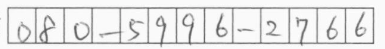
#> input picture sample/cut_boxes/Doc0001/ex4.png, 385 x 49 px
$ python test.py   (older library calls are emulated)
#> lines starting #> are read from the running program, lines starting #| are printed output that depends on the picture; after the words box and inside, x2 and y2 are one past the last pixel; in counts of white or black regions, pixels touching at a corner belong together
### FindRectangle.py
import cv2
import numpy as np

##########
# Return a list of non-overlapped rectangle boxes on the image
##########
def FindRectangle(img):
        ret, thresh = cv2. threshold(img, 0, 255, cv2.THRESH_BINARY_INV + cv2.THRESH_OTSU)
        _, contours, _ = cv2.findContours(thresh, cv2.RETR_TREE, cv2.CHAIN_APPROX_SIMPLE)
        contours = (sorted(contours, key=lambda x: cv2.contourArea(x), reverse=True))[1:]
        no_overlap_rects = []
        for cnt in contours:
                approx = cv2.approxPolyDP(cnt,0.01*cv2.arcLength(cnt,True),True)
                if (len(approx) >= 4):
                        rect = cv2.boundingRect(cnt)
                        x,y,w,h = rect
                        if (len(no_overlap_rects) == 0):
                                no_overlap_rects.append(rect)
                        else:
                                for i in range(len(no_overlap_rects)):
                                        xn, yn, wn, hn = no_overlap_rects[i]
                                        overlapped_in = ((x + w >= xn + wn) and (x <= xn) and (y <= yn) and (y + h >= yn))
                                        overlapped_out = ((xn + wn >= x + w) and (xn <= x) and (yn <= y) and (yn + hn >= y + h))
                                        if (overlapped_in):
                                                no_overlap_rects[i] = rect
                                                break
                                        elif (overlapped_out):
                                                break
                                        else:
                                                if (i == len(no_overlap_rects)-1):
                                                        no_overlap_rects.append(rect)
        return no_overlap_rects

### FindContoursRect.py
import cv2 as cv

#########
# Find the contour with the second largest area.
# Since contour with the largest area is the whole image
#########

def FindContoursRect(im):
    ret, thresh = cv.threshold(im, 0, 255, cv.THRESH_BINARY_INV + cv.THRESH_OTSU)
    _, cnts, _ = cv.findContours(thresh, cv.RETR_EXTERNAL, cv.CHAIN_APPROX_SIMPLE)
    cSorted = sorted(cnts, key=lambda x: cv.contourArea(x), reverse=True)
    if (len(cSorted) == 1):
        return cv.boundingRect(cSorted[0])
    else:
        return cv.boundingRect(cSorted[1])

### adjust_img.py
import numpy as np
import cv2 as cv

def adjust_img(img):
    w = img.shape[1]
    h = img.shape[0]
    pad = np.zeros((h+14,w+14))
    pad += 255
    pad[7:h+7, 7:w+7] = img
    cv.imwrite('adjusted_img.jpg', pad)

### predict_img.py
from CNN_Model.mnist_classifier1 import mnist_classifier
import tensorflow as tf
import numpy as np
import cv2 as cv

#########
# Function to predict a single number
# Input image should be in grayscale
#########
def predict_img(im, iwhite_background):
    if iwhite_background:
        imarr = np.asarray(255-im, dtype=np.float32)
    else:
        imarr = np.asarray(im, dtype=np.float32)

    imarr = imarr / 255.0
    pred_data_fn = tf.estimator.inputs.numpy_input_fn(
        x = {"x": imarr}, shuffle=False)
    result = next(mnist_classifier.predict(
                    input_fn= pred_data_fn
                ))
    result_class = result['classes']
    result_prob = result['probabilities']
    if (result_prob[result_class] >= 0.4):
        print("There is a {}% chance that the image displays number {}".format(
                str(round(result_prob[result_class] * 100, 2)),
                str(result_class))
        )
    else:
        print("This may not be a number")
    return result_class, result_prob[result_class]
    # [6 lines of commented-out code are left out]

### test.py
import cv2 as cv
import os
from predict_img import predict_img
from FindRectangle import FindRectangle
from FindContoursRect import FindContoursRect
from BestBoundingRect import BestBoundingRect
from adjust_img import adjust_img
import numpy as np

def step2(image):
    return FindRectangle(image)

def step3(image, rect):
    xs,ys,ws,hs = rect
    image = image[ys:ys+hs, xs:xs+ws]
    adjust_img(image)
    image = cv.imread("adjusted_img.jpg", 0)
    image = cv.resize(image, (28,28))
    cl, pr = predict_img(image, iwhite_background=True)
    return cl, pr

if __name__ == '__main__':
    img_path = "sample/cut_boxes/Doc0001/ex4.png"
    img = cv.imread(img_path, 0)
#> img: shape (49, 385); min 80, max 255, mean 230.3
    rects = step2(img)
#> in FindRectangle, `ret, thresh = cv2. threshold(img, 0, 255, cv2.THRESH_BINARY_INV + cv2...`:
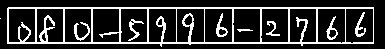
#> thresh: shape (49, 385); 18.4% white in thin lines or dots, all inside (x1, y1, x2, y2) = (0, 7, 374, 47)
#> in FindRectangle, `ret, thresh = cv2. threshold(img, 0, 255, cv2.THRESH_BINARY_INV + cv2...`: ret = 202
#> in FindRectangle, `_, contours, _ = cv2.findContours(thresh, cv2.RETR_TREE, cv2.CHAIN_APP..`: contours = 28 contours, 3 with area under 20; largest, box (x1, y1, x2, y2) and area: (7, 7, 374, 47) 13184, (345, 8, 374, 44) 952, (317, 8, 346, 44) 951, (204, 8, 233, 43) 950, (260, 8, 289, 43) 918
#> in FindRectangle, `contours = (sorted(contours, key=lambda x: cv2.contourArea(x), reverse..`: contours = 27 contours, 3 with area under 20; largest, box (x1, y1, x2, y2) and area: (345, 8, 374, 44) 952, (317, 8, 346, 44) 951, (204, 8, 233, 43) 950, (260, 8, 289, 43) 918, (232, 8, 261, 43) 918
#> the loop in FindRectangle, `for cnt in contours:` made 27 passes
#> (approx, x, y, w, h) on passes 2, 3, 4, 6, 7: ([[318, 8], [345, 9], [344, 42], [317, 41]], 317, 8, 29, 36), ([[205, 8], [232, 9], [231, 42], [204, 41]], 204, 8, 29, 35), ([[262, 8], [288, 9], [287, 42], [261, 41]], 260, 8, 29, 35), ([[65, 8], [91, 9], [90, 42], [64, 41]], 64, 8, 28, 35), ([[121, 8], [147, 9], [146, 42], [120, 41]], 120, 8, 28, 35)
#> (x, y, w, h) on passes 1, 5, 8, 9, 10, 11: (345, 8, 29, 36), (232, 8, 29, 35), (92, 8, 28, 35), (148, 8, 29, 35), (8, 8, 28, 35), (289, 8, 28, 35)
#> after the loop in FindRectangle, `for cnt in contours:`: no_overlap_rects = [(345, 8, 29, 36), (317, 8, 29, 36), (204, 8, 29, 35), (260, 8, 29, 35), (232, 8, 29, 35), (64, 8, 28, 35), (120, 8, 28, 35), (92, 8, 28, 35), (148, 8, 29, 35), (8, 8, 28, 35), (289, 8, 28, 35), (176, 8, 29, 35), (36, 8, 28, 35)]
#> rects has the same summary as no_overlap_rects in FindRectangle
    print(len(rects))
#| 13
    for rect in rects:
        x,y,w,h = rect
#> x = 345; y = 8; w = 29; h = 36
        cropped_img = img[y+3:y+h-3, x+3:x+w-3]
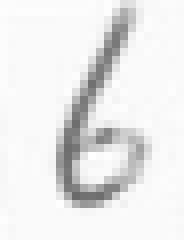
#> cropped_img: shape (30, 23) (shown 8 times larger); min 106, max 254, mean 234
        rect_s = FindContoursRect(cropped_img)
#> in FindContoursRect, `ret, thresh = cv.threshold(im, 0, 255, cv.THRESH_BINARY_INV + cv.THRES..`:
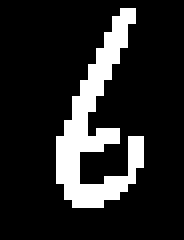
#> thresh: shape (30, 23) (shown 8 times larger); 15.4% white in thin lines or dots, all inside (x1, y1, x2, y2) = (7, 1, 18, 26)
#> in FindContoursRect, `ret, thresh = cv.threshold(im, 0, 255, cv.THRESH_BINARY_INV + cv.THRES..`: ret = 202
#> in FindContoursRect, `_, cnts, _ = cv.findContours(thresh, cv.RETR_EXTERNAL, cv.CHAIN_APPROX..`: cnts = 1 contour; box (x1, y1, x2, y2) and area: (7, 1, 18, 26) 66
#> in FindContoursRect, `cSorted = sorted(cnts, key=lambda x: cv.contourArea(x), reverse=True)`: cSorted has the same summary as cnts
#> rect_s = (7, 1, 11, 25)
        result_cl, result_pr = step3(cropped_img, rect_s)
#> in step3, `xs,ys,ws,hs = rect`: xs = 7; ys = 1; ws = 11; hs = 25
#> in adjust_img, `pad[7:h+7, 7:w+7] = img`:
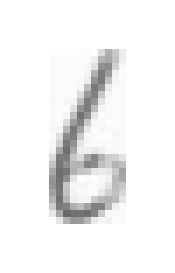
#> pad: shape (39, 25) float64 (shown 7 times larger); min 106, max 255, mean 242.4
#> in step3, `image = cv.resize(image, (28,28))`:
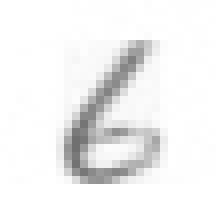
#> image: shape (28, 28) (shown 8 times larger); min 112, max 255, mean 242.2
#> in predict_img, `imarr = np.asarray(255-im, dtype=np.float32)`:
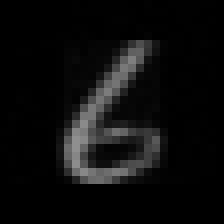
#> imarr: shape (28, 28) float32 (shown 8 times larger); min 0, max 143, mean 12.8
#> (the run stopped early here; a loop or call above may not have finished)

$ run again, with sample/cut_boxes/Doc0001/ex1.png copied over sample/cut_boxes/Doc0001/ex4.png
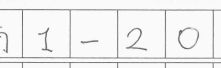
#> input picture sample/cut_boxes/Doc0001/ex1.png, 221 x 68 px
#> in FindRectangle, `ret, thresh = cv2. threshold(img, 0, 255, cv2.THRESH_BINARY_INV + cv2...`:
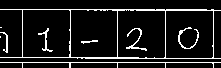
#> thresh: shape (68, 221); 9.8% white in thin lines or dots, all inside (x1, y1, x2, y2) = (0, 9, 221, 68)
#> in FindRectangle, `ret, thresh = cv2. threshold(img, 0, 255, cv2.THRESH_BINARY_INV + cv2...`: ret = 202
#> in FindRectangle, `_, contours, _ = cv2.findContours(thresh, cv2.RETR_TREE, cv2.CHAIN_APP..`: contours = 13 contours, 4 with area under 20; largest, box (x1, y1, x2, y2) and area: (0, 9, 221, 59) 9296, (165, 10, 214, 59) 2298, (22, 9, 71, 58) 2286, (117, 9, 166, 59) 2281, (70, 9, 118, 58) 2238
#> in FindRectangle, `contours = (sorted(contours, key=lambda x: cv2.contourArea(x), reverse..`: contours = 12 contours, 4 with area under 20; largest, box (x1, y1, x2, y2) and area: (165, 10, 214, 59) 2298, (22, 9, 71, 58) 2286, (117, 9, 166, 59) 2281, (70, 9, 118, 58) 2238, (126, 28, 147, 51) 48, (178, 27, 199, 49) 46, (38, 28, 53, 52) 38, (0, 32, 8, 53) 23
#> the loop in FindRectangle, `for cnt in contours:` made 12 passes
#> (approx, x, y, w, h) on passes 3 to 4: ([[118, 10], [165, 11], [163, 58], [117, 56]], 117, 9, 49, 50), ([[70, 10], [116, 10], [117, 56], [71, 57]], 70, 9, 48, 49)
#> after the loop in FindRectangle, `for cnt in contours:`: no_overlap_rects = [(165, 10, 49, 49), (22, 9, 49, 49), (117, 9, 49, 50), (70, 9, 48, 49), (0, 32, 8, 21), (0, 62, 221, 6)]
#> rects has the same summary as no_overlap_rects in FindRectangle
#| 6
#> `x,y,w,h = rect`: x = 165; y = 10; w = 49
#> in FindContoursRect, `ret, thresh = cv.threshold(im, 0, 255, cv.THRESH_BINARY_INV + cv.THRES..`: ret = 201
#> cnts = 1 contour; box (x1, y1, x2, y2) and area: (10, 14, 31, 36) 45
#> cSorted has the same summary as cnts
#> rect_s = (10, 14, 21, 22)
#> xs = 10; ys = 14; ws = 21; hs = 22
#> in predict_img, `imarr = np.asarray(255-im, dtype=np.float32)`:
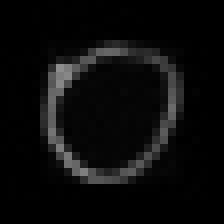
#> imarr: shape (28, 28) float32 (shown 8 times larger); min 0, max 141, mean 11.1

$ run again, with sample/cut_boxes/Doc0001/ex2.png copied over sample/cut_boxes/Doc0001/ex4.png
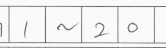
#> input picture sample/cut_boxes/Doc0001/ex2.png, 166 x 48 px
#> in FindRectangle, `ret, thresh = cv2. threshold(img, 0, 255, cv2.THRESH_BINARY_INV + cv2...`:
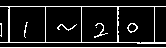
#> thresh: shape (48, 166); 11.6% white in thin lines or dots, all inside (x1, y1, x2, y2) = (0, 6, 166, 48)
#> in FindRectangle, `ret, thresh = cv2. threshold(img, 0, 255, cv2.THRESH_BINARY_INV + cv2...`: ret = 199
#> in FindRectangle, `_, contours, _ = cv2.findContours(thresh, cv2.RETR_TREE, cv2.CHAIN_APP..`: contours = 13 contours, 6 with area under 20; largest, box (x1, y1, x2, y2) and area: (0, 6, 166, 44) 5286, (117, 6, 155, 44) 1307, (81, 6, 118, 43) 1294, (45, 6, 82, 43) 1294, (9, 6, 46, 43) 1294, (127, 23, 138, 33) 64, (128, 23, 137, 32) 48
#> in FindRectangle, `contours = (sorted(contours, key=lambda x: cv2.contourArea(x), reverse..`: contours = 12 contours, 6 with area under 20; largest, box (x1, y1, x2, y2) and area: (117, 6, 155, 44) 1307, (81, 6, 118, 43) 1294, (45, 6, 82, 43) 1294, (9, 6, 46, 43) 1294, (127, 23, 138, 33) 64, (128, 23, 137, 32) 48
#> the loop in FindRectangle, `for cnt in contours:` made 12 passes
#> (approx, x, y, w, h) on passes 2 to 4: ([[81, 7], [116, 6], [117, 41], [82, 42]], 81, 6, 37, 37), ([[45, 7], [80, 6], [81, 41], [46, 42]], 45, 6, 37, 37), ([[9, 7], [44, 6], [45, 41], [10, 42]], 9, 6, 37, 37)
#> after the loop in FindRectangle, `for cnt in contours:`: no_overlap_rects = [(117, 6, 38, 38), (81, 6, 37, 37), (45, 6, 37, 37), (9, 6, 37, 37), (0, 23, 2, 14)]
#> rects has the same summary as no_overlap_rects in FindRectangle
#| 5
#> `x,y,w,h = rect`: x = 117; y = 6; w = 38
#> in FindContoursRect, `ret, thresh = cv.threshold(im, 0, 255, cv.THRESH_BINARY_INV + cv.THRES..`: ret = 197
#> cnts = 1 contour; box (x1, y1, x2, y2) and area: (7, 14, 18, 24) 64
#> cSorted has the same summary as cnts
#> rect_s = (7, 14, 11, 10)
#> xs = 7; ys = 14; ws = 11; hs = 10
#> in predict_img, `imarr = np.asarray(255-im, dtype=np.float32)`:
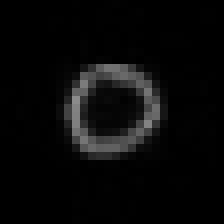
#> imarr: shape (28, 28) float32 (shown 8 times larger); min 0, max 139, mean 8.9

$ run again, with sample/cut_boxes/Doc0001/ex3.png copied over sample/cut_boxes/Doc0001/ex4.png
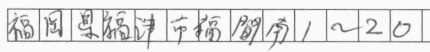
#> input picture sample/cut_boxes/Doc0001/ex3.png, 430 x 52 px
#> in FindRectangle, `ret, thresh = cv2. threshold(img, 0, 255, cv2.THRESH_BINARY_INV + cv2...`:
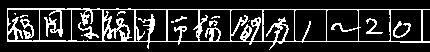
#> thresh: shape (52, 430); 17.6% white in thin lines or dots, all inside (x1, y1, x2, y2) = (7, 8, 430, 50)
#> in FindRectangle, `ret, thresh = cv2. threshold(img, 0, 255, cv2.THRESH_BINARY_INV + cv2...`: ret = 194
#> in FindRectangle, `_, contours, _ = cv2.findContours(thresh, cv2.RETR_TREE, cv2.CHAIN_APP..`: contours = 52 contours, 26 with area under 20; largest, box (x1, y1, x2, y2) and area: (7, 8, 430, 50) 13430, (358, 9, 391, 42) 1002, (294, 9, 327, 42) 996, (390, 9, 422, 42) 990, (326, 9, 359, 42) 979
#> in FindRectangle, `contours = (sorted(contours, key=lambda x: cv2.contourArea(x), reverse..`: contours = 51 contours, 26 with area under 20; largest, box (x1, y1, x2, y2) and area: (358, 9, 391, 42) 1002, (294, 9, 327, 42) 996, (390, 9, 422, 42) 990, (326, 9, 359, 42) 979, (71, 9, 103, 42) 915
#> the loop in FindRectangle, `for cnt in contours:` made 51 passes
#> (approx, x, y, w, h) on passes 3, 44, 45, 46, 47, 48: ([[390, 10], [420, 9], [421, 40], [391, 41]], 390, 9, 32, 33), ([[115, 30], [116, 29], [117, 30], [116, 31]], 115, 29, 3, 3), ([[13, 21], [14, 20], [15, 21], [14, 22]], 13, 20, 3, 3), ([[279, 20], [280, 19], [281, 20], [280, 21]], 279, 19, 3, 3), ([[171, 21], [171, 22], [173, 22], [173, 21]], 171, 21, 3, 2), ([[29, 36], [30, 35], [31, 36], [30, 37]], 29, 35, 3, 3)
#> after the loop in FindRectangle, `for cnt in contours:`: no_overlap_rects = [(358, 9, 33, 33), (294, 9, 33, 33), (390, 9, 32, 33), (326, 9, 33, 33), (71, 9, 32, 33), (167, 9, 32, 33), (39, 9, 33, 33), (135, 9, 32, 33), (7, 9, 33, 33), (198, 9, 33, 33), (230, 9, 33, 33), (262, 9, 33, 33), (103, 9, 32, 33)]
#> rects has the same summary as no_overlap_rects in FindRectangle
#| 13
#> `x,y,w,h = rect`: x = 358; y = 9; w = 33
#> in FindContoursRect, `ret, thresh = cv.threshold(im, 0, 255, cv.THRESH_BINARY_INV + cv.THRES..`: ret = 194
#> cnts = 1 contour; box (x1, y1, x2, y2) and area: (5, 6, 22, 22) 48
#> cSorted has the same summary as cnts
#> rect_s = (5, 6, 17, 16)
#> xs = 5; ys = 6; ws = 17; hs = 16
#> in predict_img, `imarr = np.asarray(255-im, dtype=np.float32)`:
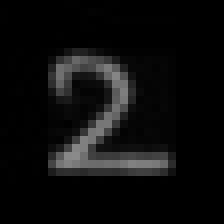
#> imarr: shape (28, 28) float32 (shown 8 times larger); min 0, max 138, mean 13
